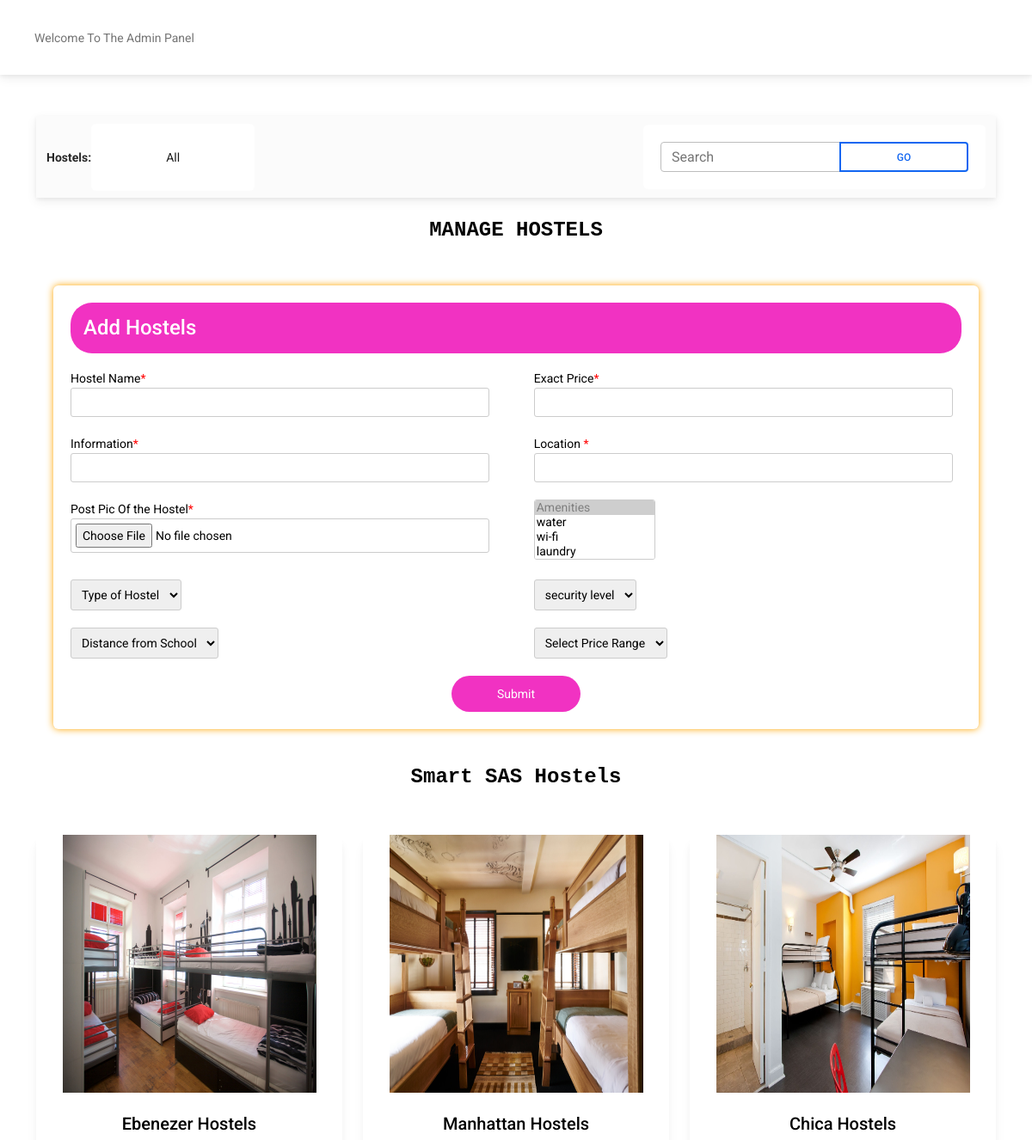
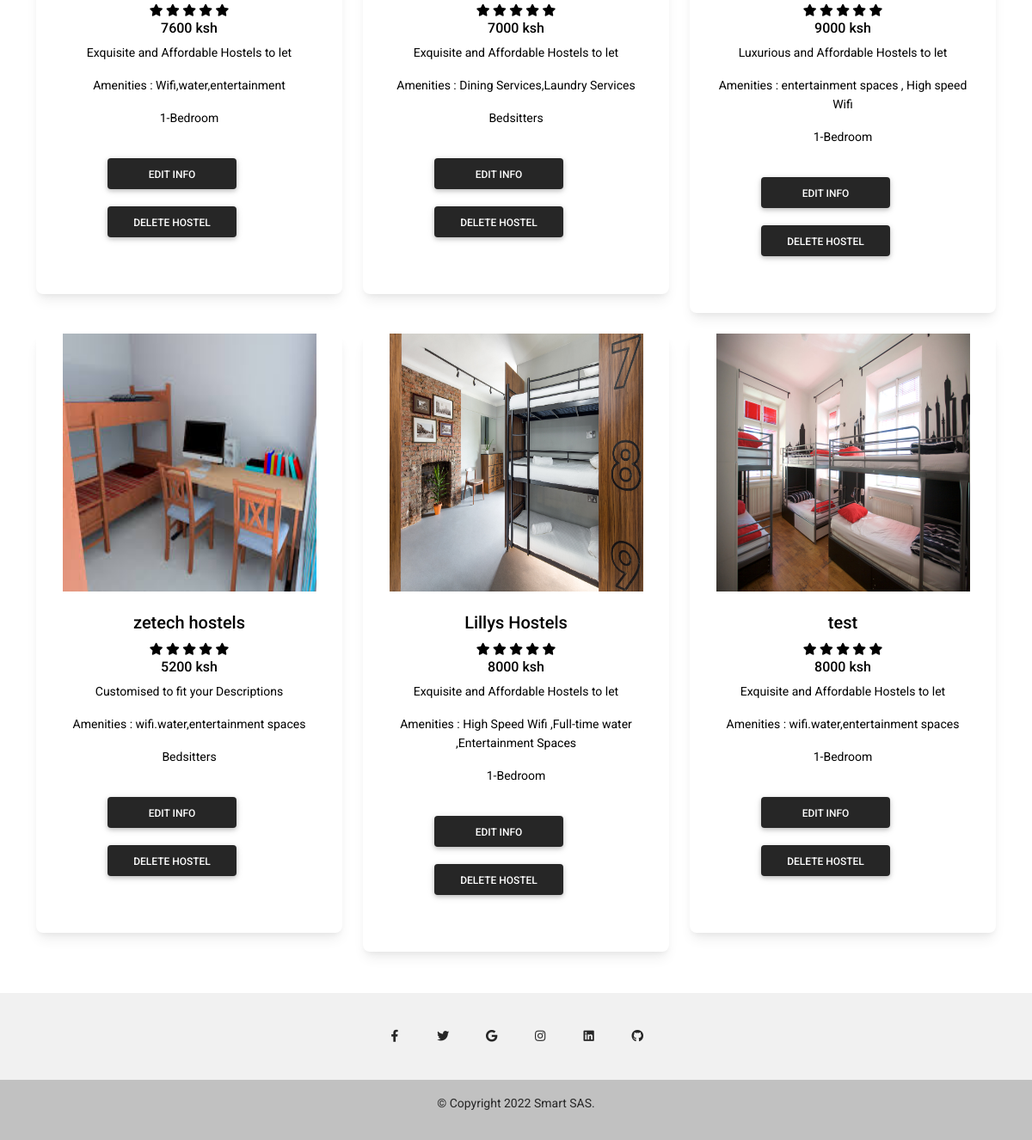
The page /php/Admin/admin.php (signed in) on the database its author committed (2 pictures, top to bottom).
### tables this page shows
CREATE TABLE `hostels` (
  `id` int(11) NOT NULL,
  `name` varchar(100) NOT NULL,
  `price` int(100) NOT NULL,
  `pricerange` varchar(100) NOT NULL,
  `typeofhostel` varchar(100) NOT NULL,
  `security` varchar(100) NOT NULL,
  `distancefromschool` varchar(100) NOT NULL,
  `allhostels` varchar(100) NOT NULL,
  `Amenities` varchar(100) NOT NULL,
  `information` varchar(100) NOT NULL,
  `location` varchar(1000) NOT NULL,
  `hostelimage` varchar(100) NOT NULL,
  `Date` date NOT NULL,
  `Time` time(1) NOT NULL
);

### php/Admin/admin.php (the view, shortened to what this page needs)
<?php
require_once '../includes/config.php';
$sql="SELECT * FROM admin where email='" . $_SESSION["email"] . "'";
$stmt = $DBH->prepare($sql);
$stmt->execute();
?>
<!DOCTYPE html>
<html lang="en">
  <head>
    <link
      rel="stylesheet"
      href="https://use.fontawesome.com/releases/v5.15.2/css/all.css"
    />
    <link rel ="stylesheet" type = "text/css" href ="css/admin.css">
    <link rel="stylesheet" href="../../css/styles.css" />
    <link rel="stylesheet" href="../../css/extrastyles.css" />
  </head>
  <body>
    <header>
      <nav class="navbar navbar-expand-lg navbar-light bg-white">
        <div class="container-fluid">
          <div class="collapse navbar-collapse" id="navbarExample01">
            <a class="navbar-brand" href="#">
            </a>
            <ul class="navbar-nav me-auto mb-2 mb-lg-0">
              <li class="nav-item active">
                <a class="nav-link" aria-current="page" href="admin.php">Welcome To The Admin Panel</a>
              </li>
            </ul>
            </div>
          </div>
    </header>
    <main class="mt-5">
      <div class="container">
        <nav class="navbar navbar-expand-lg navbar-light bg-light mb-4">
          <div class="container-fluid">
            <div class="collapse navbar-collapse" id="navbarTogglerDemo02">
              <strong class="text-dark mr-2">Hostels:</strong>
              <ul class="navbar-nav me-auto mb-2 mb-lg-0">
              <li class="nav-item">
                  <form action=" " method="POST" style="box-shadow:none;">
                    <button class="nav-link active" type="submit" name="submit"style="background-color:white;border:none;">All</button>
                  </form>
                </li>
              </ul>
              <form class="d-flex input-group w-auto" action=" " method="POST" style="box-shadow:none;">
                <input
                  type="text"
                  class="form-control"
                  placeholder="Search"
                  aria-label="Search"
                  name="search"/>
                <button
                  class="btn btn-outline-primary"
                  type="submit"
                  name="submit"
                  data-mdb-ripple-color="dark">Go
                </button>
              </form>
            </div>
          </div>
        </nav>
    <div class="smart-SAS hostels" style="marging-left:auto;margin-right:auto;display:block;text-align:center;">
      <h4 style="font-family: 'Courier New', Courier, monospace;font-weight:bold;">MANAGE HOSTELS</h4>
    </div>
    <br>
  <div class="testbox">
    <form action="admin.php" method="POST" enctype="multipart/form-data">
      <fieldset>
        <legend style="border-radius: 25px;"><h4 style="margin:15px;">Add Hostels</h4></legend>
        <div class="columns">
          <div class="item">
            <label for="hostel name">Hostel Name<span>*</span></label>
            <input id="hostel name" type="text" name="name" required/>
          </div>
          <div class="item">
            <label for="price"> Exact Price<span>*</span></label>
            <input id="price" type="text" name="price" required/>
          </div>
          <div class="item">
            <label for="information"> Information<span>*</span></label>
            <input id="information" type="text" name="information" required/>
          </div>
          <div class="item">
            <label for="location"> Location <span>*</span></label>
            <input id="location" type="text" name="location" required/>
          </div>
          <div class="item">
              <label for="hostelimage">Post Pic Of the Hostel<span>*</span></label>
              <input type="file" name="hostelimage" required>
          </div>
          <div class="item">
            <select name="Amenities[]" multiple="Multiple" required>
             <option value="" disabled selected>Amenities</option>
             <option value="water" >water</option>
             <option value="wi-fi">wi-fi</option>
             <option value="laundry">laundry</option>
             <option value="garbage collection">garbage collection</option>
            </select>
          </div>
          <div class="item">
            <select name="typeofhostel" style="padding:8px;" required>
             <option value="" disabled selected>Type of Hostel</option>
            </select>
          </div>
          <div class="item">
            <select name="security" style="padding:8px;" required>
             <option value="" disabled selected>security level</option>
            </select>
          </div>
          <div class="item">
            <select name="distancefromschool" style="padding:8px;" required>
             <option value="" disabled selected>Distance from School</option>
            </select>
          </div>
          <div class="item">
            <select name="pricerange" style="padding:8px;" required>
             <option value="" disabled selected>Select Price Range</option>
            </select>
          </div>
      </fieldset>
      <div class="btn-block">
        <button type="submit" name="hostel"style="border-radius: 25px;">Submit</button>
      </div>
    </form>
</div>
    <br>
    <div class="smart-sas hostels" style="marging-left:auto;margin-right:auto;display:block;text-align:center;">
    <h4 style="font-family: 'Courier New', Courier, monospace;font-weight:bold;">Smart SAS Hostels</h4>
    </div>
    <br><br>
        <?php
         require_once '../includes/config.php';
         if (isset($_POST['submit'])){
         $search = $_POST['search'];
        $sql="SELECT * FROM hostels where (name LIKE '%" . $_POST["search"] . "%') OR (price LIKE '%" . $_POST["search"] . "%') OR (pricerange LIKE '%" . $_POST["search"] . "%')OR (typeofhostel LIKE '%" . $_POST["search"] . "%') OR (security LIKE '%" . $_POST["search"] . "%') OR (distancefromschool LIKE '%" . $_POST["search"] . "%') OR (Amenities LIKE '%" . $_POST["search"] . "%') OR (allhostels LIKE '%" . $_POST["search"] . "%')";
        $stmt = $DBH->prepare($sql);
        $stmt->execute();
        $total = $stmt->rowCount();
      }
      else{
        $sql="SELECT * FROM hostels ";
        $stmt = $DBH->prepare($sql);
        $stmt->execute();
      }
    ?>
        <section class="text-center mb-4" >
        <?php
          $t = 0;
          while($row = $stmt->fetchObject()) {
            $t++;
                if($t == 1)
                {
        ?>
      <div class="row" style="display:flex;">
            <div class="col-lg-4 col-md-12 mb-4">
              <div class="card" style="">
                <div
                  class="bg-image hover-overlay ripple"
                  data-mdb-ripple-color="light">
                  <img src="<?php echo "hostels/". "{$row->hostelimage}";?>"
                  class="img-fluid" style="max-width:295px; height:300px;" />
                </div>
                <div class="card-body">
                  <h5 class="card-title"><?php echo "{$row->name}"; ?></h5>
                  <span class="fas fa-star"></span>
                  <span class="fas fa-star"></span>
                  <span class="fas fa-star"></span>
                  <span class="fas fa-star"></span>
                  <span class="fas fa-star"></span>
                  <h6><?php echo "{$row->price}"; ?> ksh</h6>
                  <p><?php echo "{$row->information}"; ?></p>
                  <p>Amenities : <?php echo "{$row->Amenities}"; ?></p>
                  <p class="card-text">
                  <?php echo "{$row->typeofhostel}"; ?>
                  </p>
                  <div class="tools" style="display:flex;margin-left:-40px;">
                    <div class="delete-edit" style="margin-left:auto;margin-right:auto;display:block;">
                     <div class="edit" >
                       <button style="margin-top:20px;" class="btn btn-dark " onclick=editproduct()>EDIT INFO</button>
                     </div>
                      <form action="deleteproducts.php" method="post" style="box-shadow:none;">
                        <button type="submit" class="btn btn-dark " name="deletehostel_btn">DELETE HOSTEL</button>
                      </form>
                    </div>
                  </div>
                  <br>
                </div>
              </div>
            </div>
        <?php
            }else if($t == 3){
              ?>
              <div class="col-lg-4 col-md-12 mb-4">
              <div class="card" style="">
                <div
                  class="bg-image hover-overlay ripple"
                  data-mdb-ripple-color="light">
                  <img src="<?php echo "hostels/". "{$row->hostelimage}";?>"
                  class="img-fluid" style="max-width:295px; height:300px;" />
                </div>
                <div class="card-body">
                  <h5 class="card-title"><?php echo "{$row->name}"; ?></h5>
                  <span class="fas fa-star"></span>
                  <span class="fas fa-star"></span>
                  <span class="fas fa-star"></span>
                  <span class="fas fa-star"></span>
                  <span class="fas fa-star"></span>
                  <h6><?php echo "{$row->price}"; ?> ksh</h6>
                  <p><?php echo "{$row->information}"; ?></p>
                  <p>Amenities : <?php echo "{$row->Amenities}"; ?></p>
                  <p class="card-text">
                  <?php echo "{$row->typeofhostel}"; ?>
                  </p>
                  <div class="tools" style="display:flex;margin-left:-40px;">
                    <div class="delete-edit" style="margin-left:auto;margin-right:auto;display:block;">
                     <div class="edit" >
                       <button style="margin-top:20px;" class="btn btn-dark " onclick=editproduct()>EDIT INFO</button>
                     </div>
                      <form action="deleteproducts.php" method="post" style="box-shadow:none;">
                        <button type="submit" class="btn btn-dark " name="deletehostel_btn">DELETE HOSTEL</button>
                      </form>
                    </div>
                  </div>
                  <br>
                </div>
              </div>
            </div>
      </div>
            <?php
                  $t = 0;
                }else{
                  ?>
            <div class="col-lg-4 col-md-12 mb-4">
              <div class="card" style="">
                <div
                  class="bg-image hover-overlay ripple"
                  data-mdb-ripple-color="light">
                  <img src="<?php echo "hostels/". "{$row->hostelimage}";?>"
                  class="img-fluid" style="max-width:295px; height:300px;" />
                </div>
                <div class="card-body">
                  <h5 class="card-title"><?php echo "{$row->name}"; ?></h5>
                  <span class="fas fa-star"></span>
                  <span class="fas fa-star"></span>
                  <span class="fas fa-star"></span>
                  <span class="fas fa-star"></span>
                  <span class="fas fa-star"></span>
                  <h6><?php echo "{$row->price}"; ?> ksh</h6>
                  <p><?php echo "{$row->information}"; ?></p>
                  <p>Amenities : <?php echo "{$row->Amenities}"; ?></p>
                  <p class="card-text">
                  <?php echo "{$row->typeofhostel}"; ?>
                  </p>
                  <div class="tools" style="display:flex;margin-left:-40px;">
                    <div class="delete-edit" style="margin-left:auto;margin-right:auto;display:block;">
                     <div class="edit" >
                       <button style="margin-top:20px;" class="btn btn-dark " onclick=editproduct()>EDIT INFO</button>
                     </div>
                      <form action="deleteproducts.php" method="post" style="box-shadow:none;">
                        <button type="submit" class="btn btn-dark " name="deletehostel_btn">DELETE HOSTEL</button>
                      </form>
                    </div>
                  </div>
                  <br>
                </div>
              </div>
            </div>
            <?php
                }
            }
            if($t < 3){
              ?>
              </div>
              <?php
            }
            ?>
    </main>
    <footer class="text-center text-white" style="background-color: #f1f1f1">
      <div class="container pt-4">
        <section class="mb-4">
          <a
            class="btn btn-link btn-floating btn-lg text-dark m-1"
            href="#!"
            role="button"
            data-mdb-ripple-color="dark"
            ><i class="fab fa-facebook-f"></i
          ></a>
          <a
            class="btn btn-link btn-floating btn-lg text-dark m-1"
            href="#!"
            role="button"
            data-mdb-ripple-color="dark"
            ><i class="fab fa-twitter"></i
          ></a>
          <a
            class="btn btn-link btn-floating btn-lg text-dark m-1"
            href="#!"
            role="button"
            data-mdb-ripple-color="dark"
            ><i class="fab fa-google"></i
          ></a>
          <a
            class="btn btn-link btn-floating btn-lg text-dark m-1"
            href="#!"
            role="button"
            data-mdb-ripple-color="dark"
            ><i class="fab fa-instagram"></i
          ></a>
          <a
            class="btn btn-link btn-floating btn-lg text-dark m-1"
            href="#!"
            role="button"
            data-mdb-ripple-color="dark"
            ><i class="fab fa-linkedin"></i
          ></a>
          <a
            class="btn btn-link btn-floating btn-lg text-dark m-1"
            href="#!"
            role="button"
            data-mdb-ripple-color="dark"
            ><i class="fab fa-github"></i
          ></a>
        </section>
      </div>
      <div
        class="text-center text-dark p-3"
        style="background-color: rgba(0, 0, 0, 0.2)"
      >
        <p> &copy; Copyright <?php $year=date("Y"); echo $year; ?>
        <a class="text-dark" href="">Smart SAS.</a></p>
      </div>
    </footer>
  </body>
</html>

### php/Admin/css/admin.css (style rules this page uses)
html, body { height: 100%; }
body, div, form, input, select, textarea, label { padding: 0; margin: 0; outline: none; font-family: Roboto, Arial, sans-serif; font-size: 14px; color:black; line-height: 22px; }
legend { padding: 10px; font-family: Roboto, Arial, sans-serif; font-size: 18px; color: #fff; background-color: rgb(241, 50, 194); }
.testbox { display: flex; justify-content: center; align-items: center; height: inherit; padding: 20px; }
form { width: 100%; padding: 20px; border-radius: 6px; background: #fff; box-shadow: 0 0 8px orange; }
input, select, textarea { margin-bottom: 10px; border: 1px solid #ccc; border-radius: 3px; }
input { width: calc(100% - 10px); padding: 5px; }
.item { position: relative; margin: 10px 0; }
.item span { color: red; }
.columns { display:flex; justify-content:space-between; flex-direction:row; flex-wrap:wrap; }
.columns div { width:48%; }
.btn-block { margin-top: 10px; text-align: center; }
button { width: 150px; padding: 10px; border: none; border-radius: 5px; background: rgb(241, 50, 194) ; font-size: 16px; color: #fff; cursor: pointer; }

### rows shown on the page
hostels: hostelimage (picture), name "Ebenezer Hostels", price "7600", information "Exquisite and Affordable Hostels to let", Amenities "Wifi,water,entertainment", typeofhostel "1-Bedroom"
hostels: hostelimage (picture), name "Manhattan Hostels", price "7000", information "Exquisite and Affordable Hostels to let", Amenities "Dining Services,Laundry Services", typeofhostel "Bedsitters"
hostels: hostelimage (picture), name "Chica Hostels", price "9000", information "Luxurious and Affordable Hostels to let", Amenities "entertainment spaces , High speed Wifi", typeofhostel "1-Bedroom"
hostels: hostelimage (picture), name "zetech hostels", price "5200", information "Customised to fit your Descriptions", Amenities "wifi.water,entertainment spaces", typeofhostel "Bedsitters"
hostels: hostelimage (picture), name "Lillys Hostels", price "8000", information "Exquisite and Affordable Hostels to let", Amenities "High Speed Wifi ,Full-time water ,Entertainment Spaces", typeofhostel "1-Bedroom"
hostels: hostelimage (picture), name "test", price "8000", information "Exquisite and Affordable Hostels to let", Amenities "wifi.water,entertainment spaces", typeofhostel "1-Bedroom"
